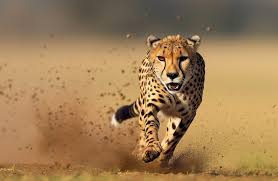
#> input picture .vscode/DSIP/Exam/cheetah.jpg, 278 x 181 px
$ jupyter execute 2.ipynb
#> lines starting #> are read from the running program, lines starting #| are printed output that depends on the picture
[cell 1]
import cv2
import numpy as np
import os
import matplotlib.pyplot as plt

image_path = 'cheetah.jpg'

def apply_convolution_filter(image_path, mask):
#> called with image_path = 'cheetah.jpg'
    print(f"Attempting to load image from: {image_path}")
    print(f"File exists: {os.path.exists(image_path)}")
    image = cv2.imread(image_path, cv2.IMREAD_GRAYSCALE)
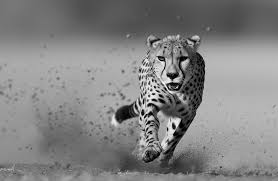
#> image: shape (181, 278); min 0, max 253, mean 131.3
    if image is None:
        print("Error: Could not load image! Check the path and file format.")
        return

    kernel = np.array(mask, dtype=np.float32)
    filtered_image = cv2.filter2D(image, -1, kernel)
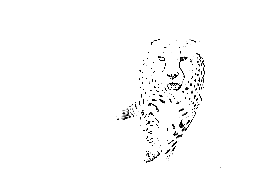
#> filtered_image: shape (181, 278); min 0, max 255, mean 251.1

    plt.figure(figsize=(10, 5))

    plt.subplot(1, 2, 1)
    plt.title("Original Image")
    plt.imshow(image, cmap='gray')
    plt.axis('off')

    plt.subplot(1, 2, 2)
    plt.title("Filtered Image")
    plt.imshow(filtered_image, cmap='gray')
    plt.axis('off')

    cv2.imwrite('filtered_image.png', filtered_image)

    plt.tight_layout()
    plt.show()
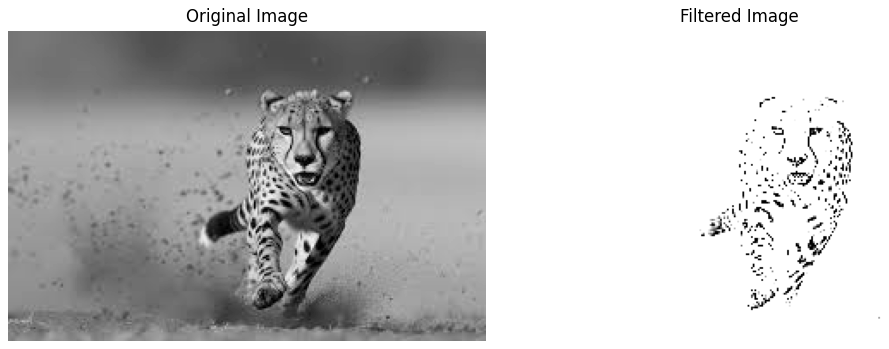
#> figure drawn by matplotlib, 2 panels

mask = [
    [-1, -1, -1],
    [-1, 20, -1],
    [-1, -1, -1]
]

apply_convolution_filter(image_path, mask)
